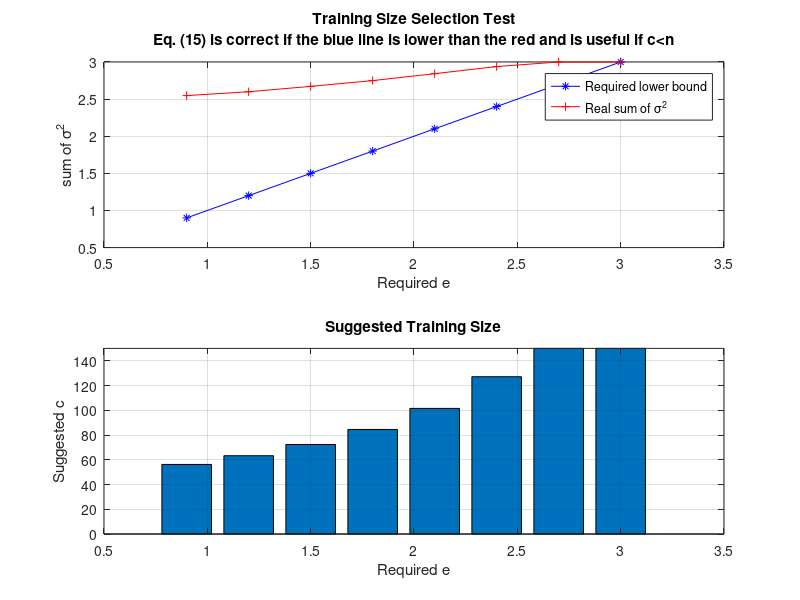

Write MATLAB code to recreate this figure.
function demo_TrainingSizeSelection
% To verity Eq. (15) in [1].
%
% [1] Li He, Nilanjan Ray and Hong Zhang. Error Bound of
% Nystrom-approximated NCut Eigenvectors and Its Application to Training
% Size Selection. To appear in Neurocomputing.
%
% Introduction:
% Eq. (15) in [1] gives the upper bound on training set size if a tolerance
% of error l-e is given.
%
% In this test, given a user designed e, we follow Eq. (15) in [1] to
% estimate the training size c. Then, we verity the correctness of Eq. (15)
% whether or not the average sum of squared singular values from that c is
% larger than e.
%
% Eq. (15) works well if (a) sum(s^2)>e (correctness) and (b) c<n
% (usefulness).
%
% Source codes available at
% https://github.com/LiHeUA/
%
% Li He: lhe2@ualberta.ca

clc
close all

%% 0. Load Data and Build K, D, V
load Iris.mat; % Iris dataset, http://archive.ics.uci.edu/ml/datasets/Iris

% Number of data points
n = size(data,1);

% Classes number, l=3 in Iris
l = 3;

% Gaussian kernel parameter \tau
tau = .5;

% Euclidean distance
dis = pdist2(data,data);

% Similarity matrix K
K = exp(-dis.^2/2/tau^2);

% Degree matrix D
D = sum(K);

% D^{-1/2}
invD2 = sqrt(1./D);

% Normalized similarity matrix D^{-1/2}KD^{-1/2}
nK = diag(invD2)*K*diag(invD2);

% Ground truth eigenvectors V
[V,lambda] = eig(nK);
[lambda,idx] = sort(diag(lambda),'descend');
V = V(:,idx);
V = V(:,1:l);

% the l-th eigenvalue of nK
lambda_l = lambda(l);

% user designed e list, e\in [0,l]
eList = [.3:.1:1]*l;

% used in Eq. (15)
denominator = lambda_l*( sum(1./D.^2) - norm(nK,'fro')^2/n );

% we assume \Delta=1
Delta = 1;

% Suggested training size c from Eq. (15) in [1]
suggestedC = zeros(length(eList),1);

% Sum of squared singular values with training size suggestedC
RS = zeros(length(eList),1);

%% 1. loop on different tolerance
for t=1:length(eList)
    
    e = eList(t); % user desigend tolerance
    
    %% 2. Training Size Upper Bound from Eq. (15) [1]
    if lambda_l*l-e>0
        suggestedC(t) = n/( Delta^2*(lambda_l*l-e)/denominator + 1 );
    else
        suggestedC(t) = n;
    end
    if suggestedC(t)>n
        suggestedC(t) = n;
    end
    if suggestedC(t)<0
        suggestedC(t) = 0;
    end
    
    %% 3. Real \Sum_{i=1}^l { \Sigma_i^2 } of Matrix V'^TV with Training size from Eq. (15)
    RS(t) = getRealSumSigma(n,suggestedC(t),K,l,V);
end

figure(3);
subplot(2,1,1);plot(eList,eList,'b*-');hold on;
plot(eList,RS,'r+-');
legend('Required lower bound','Real sum of \sigma^2');
grid on;
xlabel('Required e');
ylabel('sum of \sigma^2')
title(['Training Size Selection Test' 10 'Eq. (15) is correct if the blue line is lower than the red and is useful if c<n']);
xlim([.5 3.5]);

subplot(2,1,2);bar(eList,suggestedC);grid on
xlabel('Required e');
ylabel('Suggested c');
title('Suggested Training Size');
xlim([.5 3.5]);
ylim([0 n]);

function RS = getRealSumSigma(n,c,K,l,V)
% Real sum of squared singular values.
% We sample a subset as training set, and calculate Nystrom approximated
% eigenvectors V' on that training set. Then, calculate the singular values
% s_i, i=1:l of the matrix V'^TV, where V is the ground truth eigenvectors.
% RS = sum(s_i^2). We do this many times and report the average RS.

% training size
c = round(c);
if c>n
    c = n;
end
if c<0
    c = 0;
end

% max iterations
maxIter = 100;

%% 1. Test
% save sum of squared singular values in each trial
sumSingularVal = zeros(maxIter, 1);

% apprimated eigenvectors
tildeV = zeros(n,l);

% loop in max iterations
for iter = 1:maxIter
    %% ramdomly pick up data points as training set
    idx = randperm(n);
    idxTrain = idx(1:c);
    
    %% K_train, D_train, K_test_train, D_test
    K_train = K(idxTrain,idxTrain);
    D_train = sum(K_train);
    K_test_train = K(:,idxTrain);
    D_test = sum(K_test_train,2);
    
    % D_{train}^{-1/2} and D_{train}^{-1/2}*K_{train}*D_{train}^{-1/2}
    invD2_train = diag(1./sqrt(D_train));
    nK_train = invD2_train*K_train*invD2_train;
    
    [vec_train,lambda] = eig(nK_train);
    [lambda, idx] = sort(diag(lambda),'descend');
    vec_train = vec_train(:,idx);
    vec_train = vec_train(:,1:l);
    
    %% Nystrom approximation
    for i=1:l
        % approximated eigenvector
        tildeV(:,i) = sqrt(c/n)*diag(1./D_test.^.5) * K_test_train * diag(1./D_train.^.5) * vec_train(:,i) / lambda(i);
    end
    
    %% sign alignment. 
    % Since v or -v are both eigenvectors. So, ask the approximated
    % eigenvectors tildeV of the same direction as the ground truth
    for i=1:l
        if dot( V(:,i), tildeV(:,i) ) < 0
            tildeV(:,i) = -tildeV(:,i);
        end
    end
    
    %% V'^TV and Its Singular Values
    A = tildeV'*V(:,1:l);
    [~, s, ~] = svd(A);
    
    sumSingularVal(iter) = sum(diag(s).^2);
end

RS = sum( sumSingularVal ) / maxIter;
